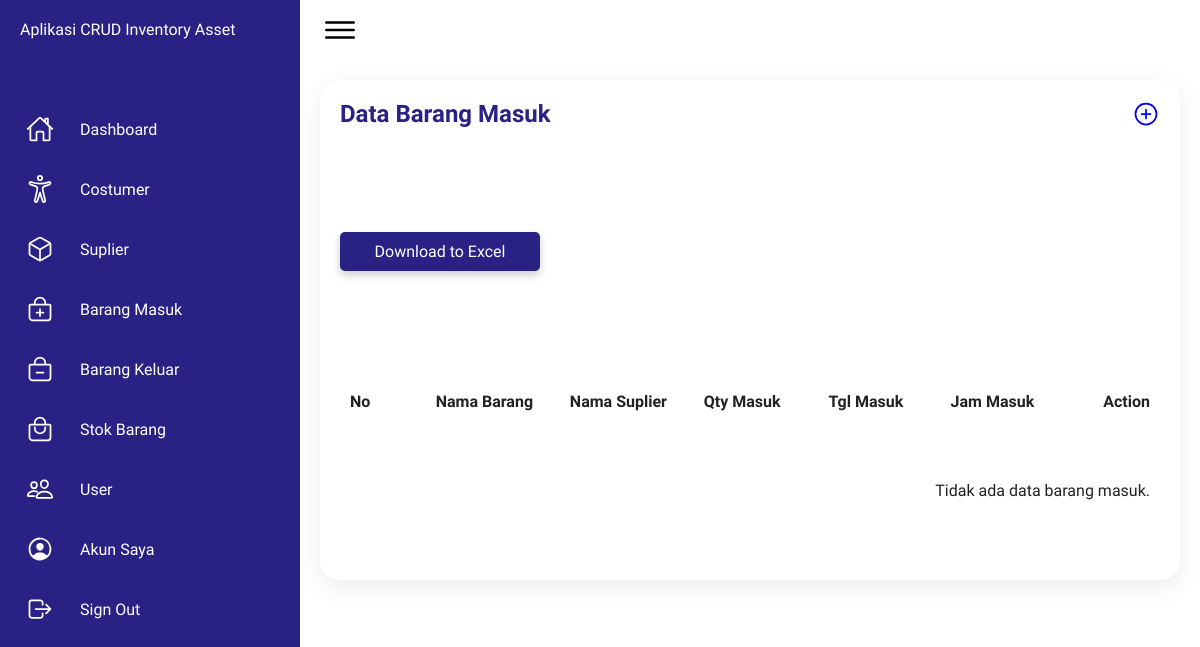
Page /website/app/barangMasuk (signed in) on the earlier database version.
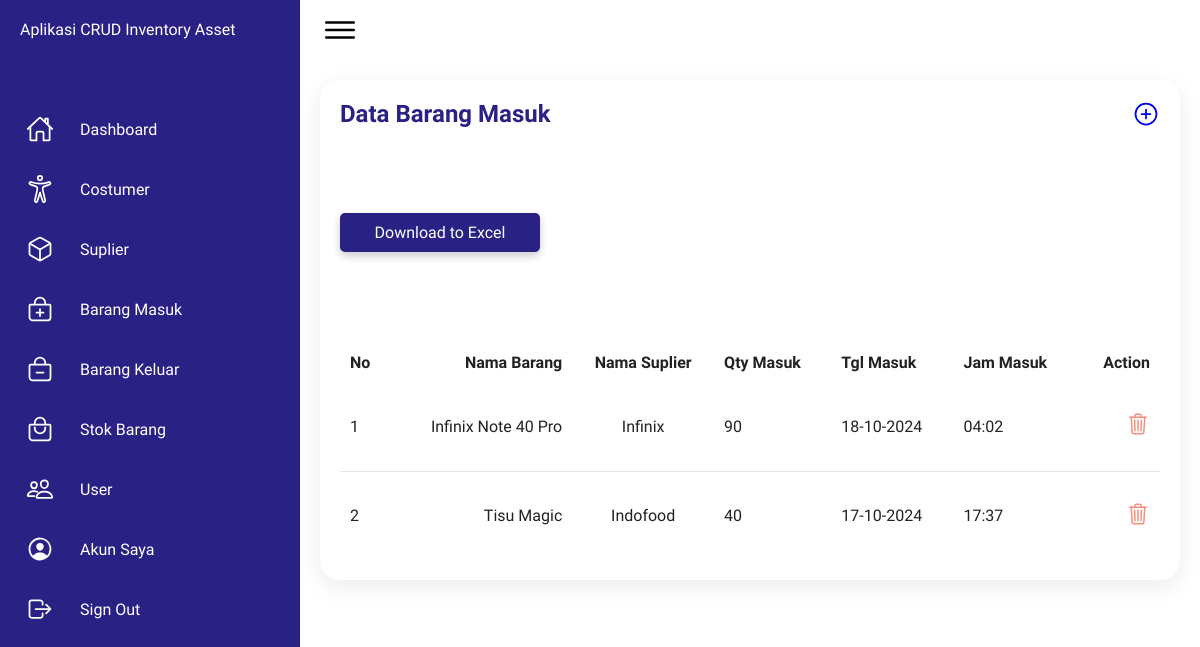
Same page on the later database version.
### tables this page shows
CREATE TABLE `barangmasuk` (
  `idMasuk` int(255) NOT NULL,
  `idSuplier` int(255) NOT NULL,
  `idBarang` int(255) NOT NULL,
  `qtyMasuk` int(255) NOT NULL,
  `tglMasuk` date NOT NULL,
  `jamMasuk` varchar(100) NOT NULL
);

CREATE TABLE `data_barang` (
  `idBarang` int(255) NOT NULL,
  `namaBarang` varchar(1000) NOT NULL,
  `hargaBarang` int(255) NOT NULL,
  `satuanBarang` varchar(1000) NOT NULL,
  `qtyBarang` int(255) NOT NULL,
  `idSuplier` int(255) NOT NULL
);

CREATE TABLE `suplier` (
  `idSuplier` int(255) NOT NULL,
  `namaSuplier` varchar(1000) NOT NULL,
  `kontakSuplier` varchar(1000) NOT NULL,
  `alamatSuplier` text NOT NULL
);

### website/app/barangMasuk/index.php (the view, shortened to what the changed rows need)
<!DOCTYPE html>
<html lang="en">
    <head>
        <link rel="stylesheet" href="../../css/dashboard.css">
    </head>
    <body>
        <div class="container">
            <div class="main">
                <div class="details" style="display: block;">
                    <div class="recentOrders">
                        <div class="cardHeader">
                            <h2>Data Barang Masuk</h2>
                        </div>
                        <?php
                            require '../../config.php';
                            try {
                                $stmt = $pdo->prepare("SELECT * FROM data_barang INNER JOIN barangmasuk ON data_barang.idBarang = barangmasuk.idBarang INNER JOIN suplier ON barangmasuk.idSuplier = suplier.idSuplier");
                                $stmt->execute();
                                $dataMasuks = $stmt->fetchAll(PDO::FETCH_ASSOC);
                                $no = 1;
                            } catch (PDOException $e) {
                                error_log("Database error: " . $e->getMessage());
                                echo "Terjadi kesalahan. Silakan coba lagi nanti.";
                                exit();
                            }
                        ?>
                        <table>
                            <thead>
                                <tr>
                                    <td>No</td>
                                    <td>Nama Barang</td>
                                    <td>Nama Suplier</td>
                                    <td>Qty Masuk</td>
                                    <td>Tgl Masuk</td>
                                    <td>Jam Masuk</td>
                                    <td>Action</td>
                                </tr>
                            </thead>
                            <tbody>
                                <?php if ($dataMasuks): ?>
                                    <?php foreach ($dataMasuks as $masuk): ?>
                                        <tr>
                                            <td><?php echo $no++ ?></td>
                                            <td><?php echo htmlspecialchars($masuk['namaBarang']); ?></td>
                                            <td><?php echo htmlspecialchars($masuk['namaSuplier']); ?></td>
                                            <td><?php echo htmlspecialchars($masuk['qtyMasuk']); ?></td>
                                            <td><?php echo htmlspecialchars(date('d-m-Y', strtotime($masuk['tglMasuk']))); ?></td>
                                            <td><?php echo htmlspecialchars($masuk['jamMasuk']); ?></td>
                                            <td>
                                                <a style="color: #f58f7c;" href="#" class="showDeleteModal" data-id="<?php echo htmlspecialchars($masuk['idMasuk']); ?>" data-nama="<?php echo htmlspecialchars($masuk['namaBarang']); ?>">
                                                    <ion-icon name="trash-outline" style="font-size: 1.50rem;"></ion-icon>
                                                </a>
                                            </td>
                                        </tr>
                                    <?php endforeach; ?>
                                <?php else: ?>
                                    <tr>
                                        <td colspan="7">Tidak ada data barang masuk.</td>
                                    </tr>
                                <?php endif; ?>
                            </tbody>
                        </table>
                    </div>
                </div>
            </div>
        </div>
    </body>
</html>

Differences in the rows shown:
added barangmasuk: idBarang.namaBarang "Infinix Note 40 Pro", idSuplier.namaSuplier "Infinix", qtyMasuk "90", tglMasuk "18-10-2024", jamMasuk "04:02"
added barangmasuk: idBarang.namaBarang "Tisu Magic", idSuplier.namaSuplier "Indofood", qtyMasuk "40", tglMasuk "17-10-2024", jamMasuk "17:37"
Other differences:
text no longer shown: "Tidak ada data barang masuk."
